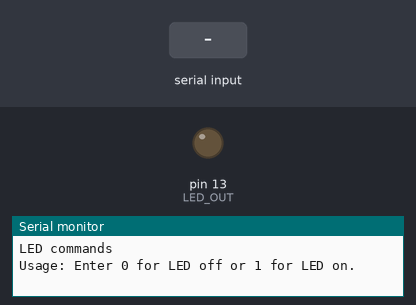
Recording of a sketch running on a simulated Arduino Uno, built with avr-gcc and run on an emulated ATmega328P. Parts: output pins drawn as LEDs (lit = HIGH), the last lines printed to the serial monitor. The inputs (shaded band) are chosen by the test bench.

Above: at 1.2 s.
1.3 s: "1\n" received over Serial
At 2.5 s:
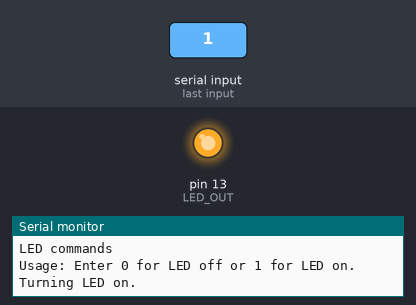
2.8 s: "0\n" received over Serial
At 3.7 s:
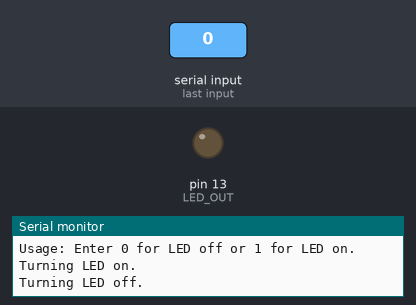
Timing chart, 0 to 5.8 s (numbered marks = the images above; inputs shaded):
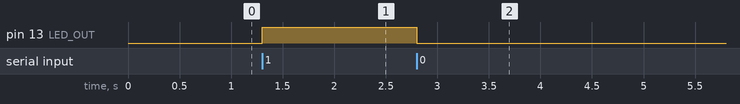

The sketch:

serial_led.ino
```cpp
/*
 * ***** Serial LED Control *****
 * Author: Kelly S. Loyd
 * Date:   March 26 2018
 *
 * Write a program that allows the user to control the LED connected to pin 13 of the Arduino.
 * When the program is started, the LED should be off. The user should open the serial monitor
 * to communicate with the Arduino. If the user sends the character '1' through the serial
 * monitor then the LED should turn on. If the user sends the character '0' through the
 * serial monitor then the LED should turn off.
 *
 */

int LED_OUT = 13;     // use onboard LED pin 13
char inputLine[40];   // a buffer to hold the user input
char command = '0';   // the command typed
int bytesRead = 0;    // for use by Serial.readBytesUntil()

void setup() {
  Serial.begin(9600);
  pinMode(LED_OUT, OUTPUT);
  digitalWrite(LED_OUT, LOW);
  Serial.write("\n\nLED commands\n");
  // Tell the user what input is expected.
  usage();
}

void loop() {
  // wait until there is some data from the serial port.
  if (Serial.available() > 0) {
    bytesRead = Serial.readBytesUntil('\n', inputLine, 40);  // grab maximum of 40 characters.

    // Only process if the user entered exactly one character.
    if (bytesRead == 1) {
      command = inputLine[0];
      if (command == '0') {
        // got a 0, turn off
        digitalWrite(LED_OUT, LOW);
        Serial.write("Turning LED off.\n");
      } else if (command == '1') {
        // got a 1, turn on.
        digitalWrite(LED_OUT, HIGH);
        Serial.write("Turning LED on.\n");
      } else {
        // bad user data... remind user what to do!
        usage();
      }
    } else {
      // Otherwise, print the Usage message.
      usage();
    }
  }

}

void usage() {
  Serial.write("Usage: Enter 0 for LED off or 1 for LED on.\n");
}
```

Measured:
- after the input at 1.3 s, pin 13 (LED_OUT): LOW → HIGH at once
- after the input at 2.8 s, pin 13 (LED_OUT): HIGH → LOW at once
